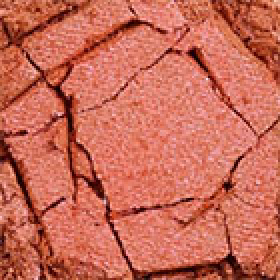
#> input picture image/eyes/ud/UD1.jpg, 140 x 140 px (shown 2 times larger)
$ python lip.py
#> lines starting #> are read from the running program, lines starting #| are printed output that depends on the picture
import cv2
import numpy
import matplotlib

image = cv2.imread("UD1.jpg")
#> image is the input picture: shape (140, 140, 3); mean B, G, R 88.2, 106.4, 201.1
cols, rows=image.shape[:2]
#> cols = 140; rows = 140

b,g,r = cv2.split(image)       # get b,g,r
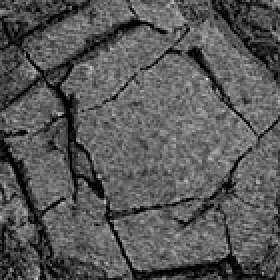
#> b: shape (140, 140) (shown 2 times larger); min 0, max 225, mean 88.2
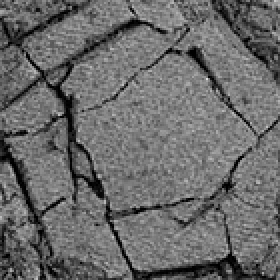
#> g: shape (140, 140) (shown 2 times larger); min 0, max 220, mean 106.4
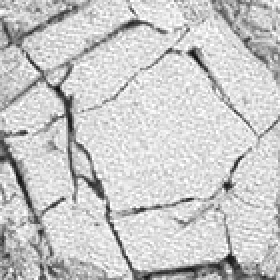
#> r: shape (140, 140) (shown 2 times larger); min 14, max 255, mean 201.1
rgb_img = cv2.merge([r,g,b])
colrow=cols*rows
#> colrow = 19600
B=int(numpy.mean(b))
#> B = 88
G=int(numpy.mean(g))
#> G = 106
R=int(numpy.mean(r))
#> R = 201

print (R,G,B)
#| 201 106 88

$ run again, with image/eyes/ud/UD10.jpg copied over image/eyes/ud/UD1.jpg
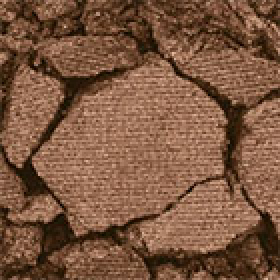
#> input picture image/eyes/ud/UD10.jpg, 140 x 140 px (shown 2 times larger)
#> image is the input picture: shape (140, 140, 3); mean B, G, R 63.5, 86.8, 124.2
#> `b,g,r = cv2.split(image)`:
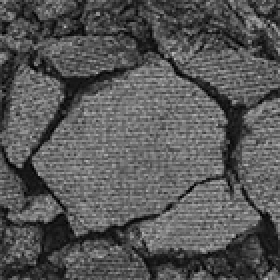
#> g: shape (140, 140) (shown 2 times larger); min 0, max 187, mean 86.8
#> `b,g,r = cv2.split(image)`:
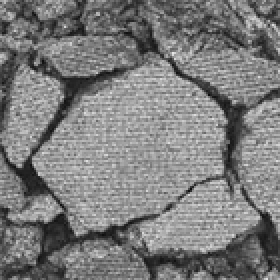
#> r: shape (140, 140) (shown 2 times larger); min 13, max 231, mean 124.2
#> B = 63
#> G = 86
#> R = 124
#| 124 86 63

$ run again, with image/eyes/ud/UD11.jpg copied over image/eyes/ud/UD1.jpg
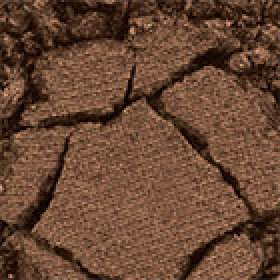
#> input picture image/eyes/ud/UD11.jpg, 140 x 140 px (shown 2 times larger)
#> image is the input picture: shape (140, 140, 3); mean B, G, R 52.3, 71.2, 104.3
#> `b,g,r = cv2.split(image)`:
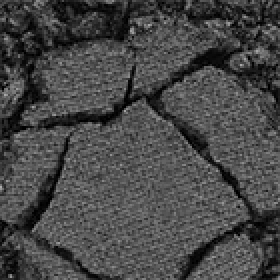
#> g: shape (140, 140) (shown 2 times larger); min 0, max 172, mean 71.2
#> `b,g,r = cv2.split(image)`:
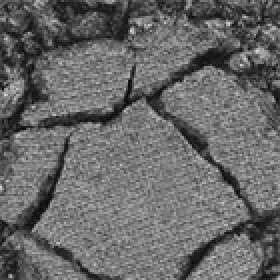
#> r: shape (140, 140) (shown 2 times larger); min 8, max 217, mean 104.3
#> B = 52
#> G = 71
#> R = 104
#| 104 71 52
